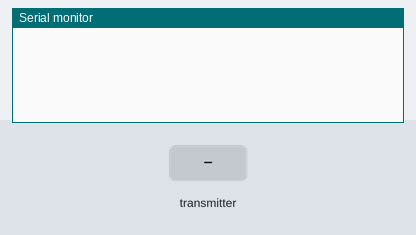
Recording of a sketch running on a simulated ESP32. On the bench: the last lines printed to the serial monitor. Inputs (shaded band) come from the test bench. WiFi joins after 1.5 s; servers stay silent unless stated.

Above: at 1.2 s.
1.3 s: the transmitter starts sending a = 0
At 1.66 s:
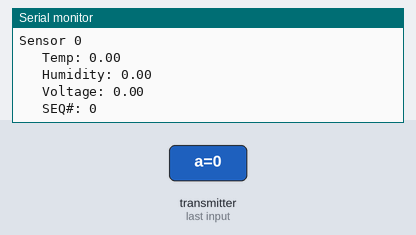
2.8 s: the transmitter starts sending b = 25
4.3 s: the transmitter starts sending c = 1024
5.8 s: the transmitter starts sending d = 25
7.3 s: the transmitter starts sending e = 1024
At 7.66 s:
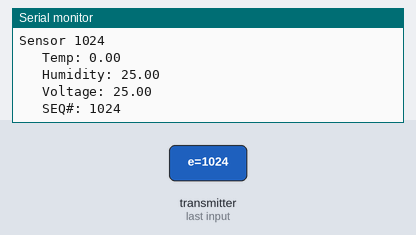

Measured:
- after the input at 1.3 s, the serial monitor: prints a new line after 0.05 s (image 1)
- after the input at 7.3 s, the serial monitor: prints a new line after 0.05 s (image 2)

The sketch:

RECV_multiPoint.ino
```cpp
// Include Libraries
#include <esp_now.h>
#include <WiFi.h>

// Define data structure
typedef struct struct_message {
    float a;  //temp
    float b;  //humidity
    int c;    //identifier
    float d;  //battery volt
    int e;    //packet seq
} struct_message;

// Create structured data object
struct_message myData;

// Receive data callback function
void OnDataRecv(const uint8_t * mac, const uint8_t *incomingData, int len)
{
  // Get incoming data
  memcpy(&myData, incomingData, sizeof(myData));

  // Print to Serial Monitor
  Serial.println("");
  Serial.print("Sensor ");
  Serial.print(myData.c);
  Serial.println("");

  Serial.print("   Temp: ");
  Serial.println(myData.a);

  Serial.print("   Humidity: ");
  Serial.println(myData.b);

  Serial.print("   Voltage: ");
  Serial.println(myData.d);

  Serial.print("   SEQ#: ");
  Serial.print(myData.e);
  Serial.println("");
}

void setup() {
  // Set up Serial Monitor
  Serial.begin(115200);

  // Start ESP32 in Station mode
  WiFi.mode(WIFI_MODE_STA);

  // Initalize ESP-NOW
  if (esp_now_init() != 0) {
    Serial.println("Error initializing ESP-NOW");
    return;
  }

  // Register callback function
  esp_now_register_recv_cb(OnDataRecv);

  //  WiFi.begin(ssid, password);             // Connect to the network
//  Serial.print("Connecting to ");
//  Serial.print(ssid);

//  while (WiFi.status() != WL_CONNECTED) { // Wait for the Wi-Fi to connect
//   delay(500);
//   Serial.print('.');
// }

//  Serial.println('\n');
//  Serial.println("Connection established!");
//  Serial.print("IP address:\t");
//  Serial.println(WiFi.localIP());         // Send the IP address
}

void loop() {
  }
```
